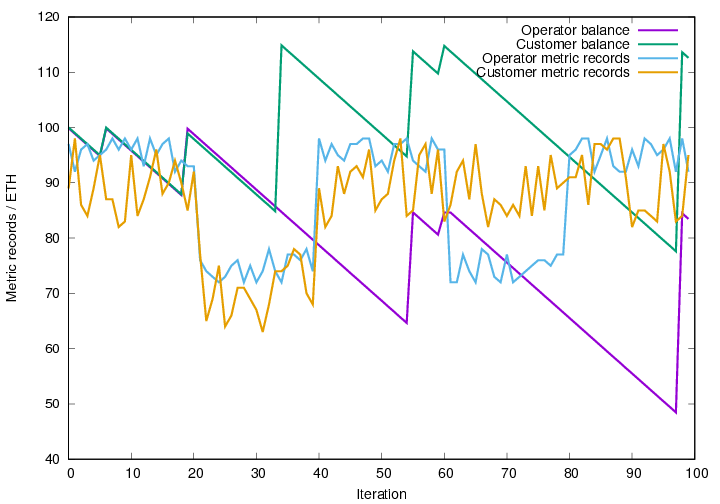

Reproduce this figure in gnuplot.
set terminal postscript color enhanced "Helvetica"

set output "plot.eps"

set style data line

set ylabel "Metric records / ETH"
set xlabel "Iteration"

plot "tmp/tmp.dat" using 1:4 title "Operator balance" lw 4,\
     "tmp/tmp.dat" using 1:5 title "Customer balance" lw 4,\
     "tmp/tmp.dat" using 1:2 title "Operator metric records" lw 4,\
     "tmp/tmp.dat" using 1:3 title "Customer metric records" lw 4
